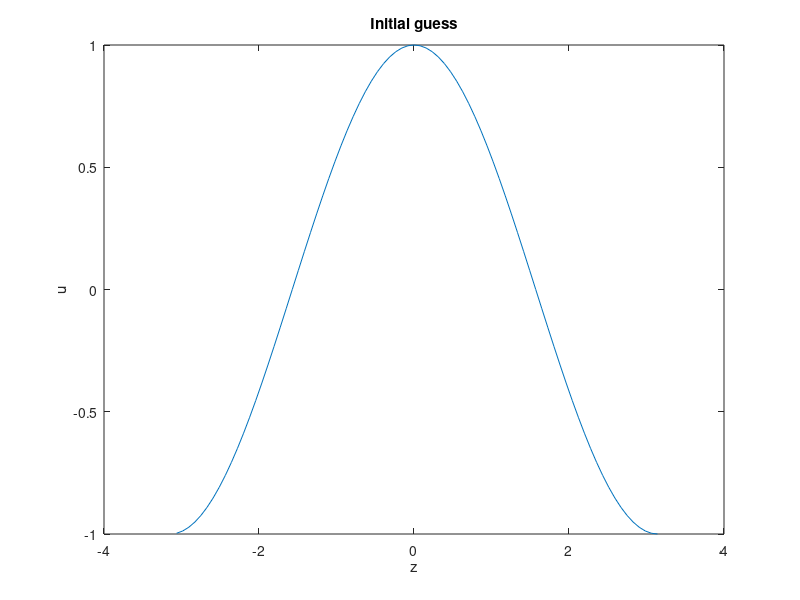

Write the MATLAB code that produced this figure. (Note: this script raises an error after producing the figure.)
%% See continuation_EK_boundary.m -- here small k
clear all, close all, clc;

% Spatial coordinates: z direction
nz = 80; Lz = pi; hz = 2*pi/nz;  z = hz*(1:nz); z = Lz*(z-pi)/pi;
% Fourier pseudo-spectral differentiation matrices
column = [0 .5*(-1).^(1:nz-1).*cot((1:nz-1)*hz/2)]';
Dz  = toeplitz(column,column([1 nz:-1:2]));
D2z = Dz^2; %JR =toeplitz([-pi^2/(3*hz^2)-1/6 .5*(-1).^(2:nz)./sin(hz*(1:nz-1)/2).^2]);
D4z = D2z^2;
wz  = 2*pi*ones(1,nz)/nz; % integration weights for trapzoid rule - mean
z   = z';
Iz = speye(nz);

mesh_params.nz  = nz;  mesh_params.Lz  = Lz;  mesh_params.z   = z;    
mesh_params.Iz  = Iz;  mesh_params.wz  = wz;  
mesh_params.Dz  = Dz;  mesh_params.D2z = D2z; mesh_params.D4z = D4z;

 % Swift-Hohenberg equation parameters
mu = 0.1;
c = 0;
k = 0.95; % initial choice for lower EK-boundary

p(1) = mu;
p(2) = k;

% initial guess
w0 = cos(z(:));
mesh_params.w0 = w0; % reference profiles
mesh_params.w0z= Dz*w0;

u0 = [w0; c];

figure;plot(z,w0);title('Initial guess');xlabel('z');ylabel('u');drawnow;

%% converge to wavetrain up
disp('Converging periodic orbit up');
my_rhs = @(u) SH_1D_cubic(u,p,mesh_params);
options = optimset('Jacobian','off','Display','iter','MaxIter',500,'Algorithm','levenberg-marquardt');
[u_out,fval,exitflag,output,jacobian] = fsolve(my_rhs,u0,options);

figure; hold on;
up = u_out(1:nz);
plot(z,up);title('converged stationary SH solution \mu=0.1');xlabel('z');ylabel('u');
%% plot 1D essential spectrum (here stable with quadratic shape)
plot_essential_spec_SH_cubic(up,p,mesh_params,1,linspace(-1,1,101));
%% converge EK eigenvalue problem
disp('Converging EK eigenvalue problem')
[W,D] = eigs(jacobian(1:nz,1:nz),10,0.1);
u1 = [u_out(1:nz);  W(:,1); 0*ones(nz,1); 0*ones(nz,1); 0; D(1,1); 0; 0];
my_eig = @(u) SH_1D_eig(u,p,mesh_params);
options = optimset('Jacobian','off','Display','iter','MaxIter',500,'Algorithm','levenberg-marquardt');
[u_out2,fval,exitflag,output,jacobian] = fsolve(my_eig,u1,options);
%% converge EK boundary problem
disp('Converging EK boundary')
u2 = u_out2; % u_out2(end) is lambda_sigsig
u2(end) = p(2); % according to SH_1D_eig_2 last entry should be k
my_eig = @(u) SH_1D_eig_2(u,p,mesh_params);
options = optimset('Jacobian','off','Display','iter','MaxIter',500,'Algorithm','levenberg-marquardt');
[u_out3,fval,exitflag,output,jacobian] = fsolve(my_eig,u2,options);
k_ek = u_out3(end)
PlotSolution_cubic(u_out3,p,[],mesh_params);
%% plot 1D essential spectrum (now flat quartic shape)
p(2)=u_out3(end);
plot_essential_spec_SH_cubic(u_out3,p,mesh_params,1,linspace(-0.1,0.1,101));
%% Continue in (mu,k) using Avitabile's continuation code
% Various function handles
problemHandle            = @(u,p)  SH_1D_eig_2(u,p,mesh_params);
plotSolutionHandle       = []; %@(u,p,parentHandle) PlotSolution_cubic(u,p,parentHandle,mesh_params);
branchVariablesHandle    = @(step,u,p) SolutionMeasures_cubic(step,u,p,mesh_params);
computeEigenvaluesHandle = [];
plotSpetcrumHandle       = [];
stepperPars.iContPar      = 1;
stepperPars.s0            = 0.01; % minus sign here steps backwards in parameter
stepperPars.sMin          = 1e-8;
stepperPars.sMax          = .1;
stepperPars.pMin          = -1.0;
stepperPars.pMax          = 5;
stepperPars.maxSteps      = 100;
stepperPars.nPrint        = 1;
stepperPars.nSaveSol      = 100;
stepperPars.finDiffEps    = 1e-7;
stepperPars.fsolveOptions = optimset('Display','off',...
                                     'DerivativeCheck','off',...
                                     'Jacobian','off',...
                                     'MaxIter',15);
stepperPars.optNonlinIter = 10;
stepperPars.dataFolder    = 'Eckhaus_run_1_lower';
stepperPars.PlotSolution  = plotSolutionHandle;
stepperPars.BranchVariables = branchVariablesHandle;
stepperPars.ComputeEigenvalues = computeEigenvaluesHandle;
stepperPars.PlotSpectrum = plotSpetcrumHandle;      
stepperPars.PlotBranchVariableId = 2; % plot the selected k value
stepperPars.uzstop= @(v1,v0) uzstop_val(v1,v0,10);
branch = SecantContinuation(problemHandle,u_out3,p,stepperPars);

figure;
plot(branch(:,3),branch(:,6));xlabel('\mu');ylabel('k_{ek}');axis tight;
%% continue further
s=load('Eckhaus_run_1_lower/solution_0000100.mat');
u_ini=s.u; p_ini=s.p;
stepperPars.dataFolder    = 'Eckhaus_run_2_lower';
branch = SecantContinuation(problemHandle,u_ini,p_ini,stepperPars);
%% continue further
s=load('Eckhaus_run_2_lower/solution_0000077.mat');
u_ini=s.u; p_ini=s.p;
stepperPars.dataFolder    = 'Eckhaus_run_3_lower';
stepperPars.pMax          = 10;
branch = SecantContinuation(problemHandle,u_ini,p_ini,stepperPars);
%% continue negative direction
s=load('Eckhaus_run_1_lower/solution_0000000.mat');
stepperPars.dataFolder    = 'Eckhaus_run_1-_lower';
stepperPars.s0            = -0.01; % minus sign here steps backwards in parameter
branch = SecantContinuation(problemHandle,s.u,s.p,stepperPars);
%% continue further
s=load('Eckhaus_run_1-_lower/solution_0000100.mat');
stepperPars.dataFolder    = 'Eckhaus_run_1-2_lower';
stepperPars.s0            = -0.01; % minus sign here steps backwards in parameter
stepperPars.maxSteps      = 500;
stepperPars.nPrint        = 10;
stepperPars.nSaveSol      = 500;
branch = SecantContinuation(problemHandle,s.u,s.p,stepperPars);
%% plot 1D essential spectrum at largest mu: here one loop/interval near origin (due to symmetry seemingly two loops)
s=load('Eckhaus_run_3_lower/solution_0000091.mat');
s.p(2)=s.u(end);
[fh,~]=plot_essential_spec_SH_cubic(s.u,s.p,mesh_params,2,linspace(-1,1,101));
%% plot 2D essential spectrum: stable
s=load('Eckhaus_run_3_lower/solution_0000091.mat');
s.p(2)=s.u(end);
plot_2D_essential_spec_SH_cubic(s.u,s.p,mesh_params,1,linspace(-0.5,0.5,49),linspace(0,0.1,5));
%% plot 2D essential spectrum: unstable
s=load('Eckhaus_run_3_lower/solution_0000000.mat');
s.p(2)=s.u(end);
plot_2D_essential_spec_SH_cubic(s.u,s.p,mesh_params,1,linspace(-0.5,0.5,49),linspace(0,0.1,5));
%% essential spectrum near origin by continuation with given up
% Various function handles
s=load('Eckhaus_run_3_lower/solution_0000091.mat');
u_x_ini=[mesh_params.Dz*s.u(1:nz);0]; %u_x_ini=[s.u(1:2*nz);0;0]; % 0 for c and lam
p_x_ini=[0,s.u(4*nz+4),s.p(1)]; % sigma, k, mu
fprintf('k=%f, mu=%f\n',p_x_ini(2),p_x_ini(3));

problemHandle            = @(u,p)SH_1D_eig_x(u,p,mesh_params,s.u(1:nz));
plotSolutionHandle       = @(u,p,parentHandle) PlotSolution_cubic(u,p,parentHandle,mesh_params);
branchVariablesHandle    = @(step,u,p) SolutionMeasures_cubic(step,u,p,mesh_params);
computeEigenvaluesHandle = [];
plotSpetcrumHandle       = [];
stepperPars.iContPar      = 1;
stepperPars.s0            = 0.01; % minus sign here steps backwards in parameter
stepperPars.sMin          = 1e-8;
stepperPars.sMax          = 0.02;
stepperPars.pMin          = -1.0;
stepperPars.pMax          = 1;
stepperPars.maxSteps      = 20000;
stepperPars.nPrint        = 1;
stepperPars.nSaveSol      = 100;
stepperPars.finDiffEps    = 1e-7;
stepperPars.fsolveOptions = optimset('Display','off',...
                                     'DerivativeCheck','off',...
                                     'Jacobian','off',...
                                     'MaxIter',15);
stepperPars.optNonlinIter = 10;
stepperPars.dataFolder    = 'Spec_x';
stepperPars.PlotSolution  = plotSolutionHandle;
stepperPars.BranchVariables = branchVariablesHandle;
stepperPars.ComputeEigenvalues = computeEigenvaluesHandle;
stepperPars.PlotSpectrum = plotSpetcrumHandle;      
stepperPars.PlotBranchVariableId = 2; % plot the lam value
stepperPars.uzstop=@(v1,v0)uzstop_val(v1,v0,1);

branch = SecantContinuation(problemHandle,u_x_ini,p_x_ini,stepperPars);
%% plot into figure of direct computation
figure(fh); hold on; plot(real(branch(:,3)),real(branch(:,6)),'r', 'LineWidth',3);
